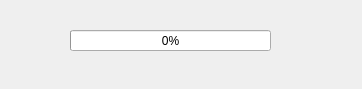
<?xml version="1.0" encoding="UTF-8"?>
<ui version="4.0">
 <class>Form_Entrance</class>
 <widget class="QWidget" name="Form_Entrance">
  <property name="geometry">
   <rect>
    <x>0</x>
    <y>0</y>
    <width>362</width>
    <height>89</height>
   </rect>
  </property>
  <property name="windowTitle">
   <string>Form</string>
  </property>
  <widget class="QProgressBar" name="progressBar_connect_status">
   <property name="geometry">
    <rect>
     <x>70</x>
     <y>30</y>
     <width>201</width>
     <height>21</height>
    </rect>
   </property>
   <property name="value">
    <number>0</number>
   </property>
  </widget>
 </widget>
 <resources/>
 <connections/>
</ui>
